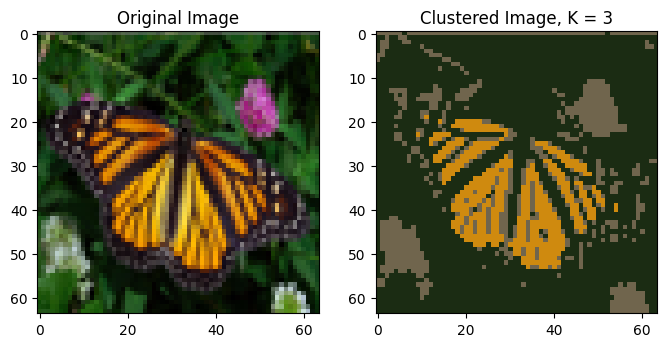
#> input picture Km1.png, 667 x 347 px; its folder holds only this picture in this run
$ python M23CSA003.py
#> lines starting #> are read from the running program, lines starting #| are printed output that depends on the picture
# %%
import PIL.Image as Image
import numpy as np
import os
import matplotlib.pyplot as plt
from sklearn.cluster import KMeans


# %%
def compute_cosine_affinity_matrix(embeddings, type="cosine", sigma=0.1):
    """Compute the affinity matrix from data.

    Note that the range of affinity is [0, 1].

    Args:
            embeddings: numpy array of shape (n_samples, n_features)

    Returns:
            affinity: numpy array of shape (n_samples, n_samples)
    """
    if type == "cosine":
        # Normalize the data.
        l2_norms = np.linalg.norm(embeddings, axis=1)
        embeddings_normalized = embeddings / (l2_norms[:, None] + 1e-6)
        # Compute cosine similarities. Range is [-1,1].
        cosine_similarities = np.matmul(
            embeddings_normalized, np.transpose(embeddings_normalized)
        )
        # Compute the affinity. Range is [0,1].
        # Note that this step is not mentioned in the paper!
        affinity = (cosine_similarities + 1.0) / 2.0

        affinity = affinity - np.identity(affinity.shape[0])
        return affinity
    elif type == "gaussian":
        # Compute the pairwise distance matrix.
        pairwise_distances = np.linalg.norm(
            embeddings[:, None, :] - embeddings[None, :, :], axis=-1
        )
        pairwise_distances = pairwise_distances + np.diag(
            np.inf * np.ones(pairwise_distances.shape[0])
        )

        # Compute the affinity matrix.
        affinity = np.exp(-pairwise_distances / (2.0 * sigma))
        return affinity
    else:
        raise ValueError("Unsupported affinity type.")


class Custom_CV:
    def padding(img, kernelsize, mode="reflect"):
        # padding
        padx = kernelsize[0] - 1
        pady = kernelsize[1] - 1
        padded_img = np.zeros((img.shape[0] + padx, img.shape[1] + pady))
        padded_img[
            padx // 2 : img.shape[0] + padx // 2, pady // 2 : img.shape[1] + pady // 2
        ] = img

        if mode == "reflect":
            if pady > 0:
                padded_img[:, 0 : pady // 2] = padded_img[:, slice(pady // 2, 0, -1)]
                padded_img[:, -pady // 2 :] = padded_img[
                    :, slice(-pady // 2 - 1, -1, 1)
                ]

            if padx > 0:
                padded_img[0 : padx // 2, :] = padded_img[slice(padx // 2, 0, -1), :]
                padded_img[-padx // 2 :, :] = padded_img[
                    slice(-padx // 2 - 1, -1, 1), :
                ]
        elif mode == "zero":
            pass
        return padded_img

    @staticmethod
    def apply_convolution(img, kernel):
        kernelsize_x, kernelsize_y = kernel.shape
        image_height, image_width = img.shape
        padded_img = Custom_CV.padding(img, kernel.shape)
        conv_img = np.zeros_like(img)

        # convolution
        for i in range(kernelsize_x):
            for j in range(kernelsize_y):
                conv_img += (
                    padded_img[i : image_height + i, j : image_width + j] * kernel[i, j]
                )
        return conv_img

    def gaussian_blur(img, ksize, sigma):
        if ksize == 0:
            ksize = 2 * round(4.0 * sigma) + 1

        if sigma == 0:
            sigma = 0.3 * ((ksize - 1) * 0.5 - 1) + 0.8

        kernelx = np.zeros((ksize,))
        for i in range(ksize):
            kernelx[i] = np.exp(-((i - 1) ** 2) / (2 * sigma**2))

        kernelx = kernelx.reshape(1, -1)
        kernely = kernelx.reshape(-1, 1)
        convx = Custom_CV.apply_convolution(img, kernelx)
        convxy = Custom_CV.apply_convolution(convx, kernely)
        return convxy


def crop_diag(affinity: np.ndarray) -> np.ndarray:
    refined_affinity = np.copy(affinity)
    np.fill_diagonal(refined_affinity, 0.0)
    di = np.diag_indices(refined_affinity.shape[0])
    refined_affinity[di] = refined_affinity.max(axis=1)
    return refined_affinity


class RowWiseThreshold:
    """Apply row wise thresholding."""

    def __init__(
        self,
        p_percentile: float = 0.95,
        thresholding_soft_multiplier: float = 0.01,
        thresholding_type="RowMax",
        thresholding_with_binarization: bool = False,
        thresholding_preserve_diagonal: bool = False,
    ):
        self.p_percentile = p_percentile
        self.multiplier = thresholding_soft_multiplier
        if not isinstance(thresholding_type, str):
            raise TypeError("thresholding_type must be a ThresholdType")
        self.thresholding_type = thresholding_type
        self.thresholding_with_binarization = thresholding_with_binarization
        self.thresholding_preserve_diagonal = thresholding_preserve_diagonal

    def refine(self, affinity: np.ndarray) -> np.ndarray:
        # self.check_input(affinity)
        refined_affinity = np.copy(affinity)
        if self.thresholding_preserve_diagonal:
            np.fill_diagonal(refined_affinity, 0.0)
        if self.thresholding_type == "RowMax":
            # Row_max based thresholding
            row_max = refined_affinity.max(axis=1)
            row_max = np.expand_dims(row_max, axis=1)
            is_smaller = refined_affinity < (row_max * self.p_percentile)
        elif self.thresholding_type == "Percentile":
            # Percentile based thresholding
            row_percentile = np.percentile(
                refined_affinity, self.p_percentile * 100, axis=1
            )
            row_percentile = np.expand_dims(row_percentile, axis=1)
            is_smaller = refined_affinity < row_percentile
        else:
            raise ValueError("Unsupported thresholding_type")
        if self.thresholding_with_binarization:
            # For values larger than the threshold, we binarize them to 1
            refined_affinity = (
                np.ones_like((refined_affinity)) * np.invert(is_smaller)
            ) + (refined_affinity * self.multiplier * is_smaller)
        else:
            refined_affinity = (refined_affinity * np.invert(is_smaller)) + (
                refined_affinity * self.multiplier * is_smaller
            )
        if self.thresholding_preserve_diagonal:
            np.fill_diagonal(refined_affinity, 1.0)
        return refined_affinity


class Symmetrize:
    """The Symmetrization operation."""

    def __init__(self, symmetrize_type="Max"):
        self.symmetrize_type = symmetrize_type

    def refine(self, affinity: np.ndarray) -> np.ndarray:
        # self.check_input(affinity)
        if self.symmetrize_type == "Max":
            return np.maximum(affinity, np.transpose(affinity))
        elif self.symmetrize_type == "Average":
            return 0.5 * (affinity + np.transpose(affinity))
        else:
            raise ValueError("Unsupported symmetrize_type.")


class Diffuse:
    """The diffusion operation."""

    def refine(self, affinity: np.ndarray) -> np.ndarray:
        # self.check_input(affinity)
        return np.matmul(affinity, np.transpose(affinity))


class RowWiseNormalize:
    """The row wise max normalization operation."""

    def refine(self, affinity: np.ndarray) -> np.ndarray:
        # self.check_input(affinity)
        refined_affinity = np.copy(affinity)
        row_max = refined_affinity.max(axis=1)
        refined_affinity /= np.expand_dims(row_max, axis=1)
        return refined_affinity


# %%
def RatioCut(
    image: np.ndarray,
    n_clusters=3,
    affinity_type="gaussian",
    sigma=0.5,
    K=5,
    sigma_gaussian_blur=1,
    p_percentile=0.95,
    thresholding_soft_multiplier=0.01,
    thresholding_type="RowMax",
    thresholding_with_binarization: bool = False,
    thresholding_preserve_diagonal: bool = False,
    symmetrize_type="Max",
):
    """
    # RatioCut Clustering

    Note: All the Affine Matrix Refinement Steps taken from the following paper and github:
        paper link: https://google.github.io/speaker-id/publications/LstmDiarization/
        github: https://github.com/wq2012/SpectralCluster

    ## Args:
        image :
            Image to be clustered, shape (height,width,channels)
        n_clusters :
            Number of clusters
        affinity_type :
            Type of affinity matrix, 'cosine' or 'gaussian'
        sigma :
            Sigma for Gaussian Affinity Matrix, if affinity_type is gaussian
        K :
            Number of Eigen Vectors to consider for Clustering
        sigma_gaussian_blur :
            Sigma for Gaussian Blur, range > 0
        p_percentile :
             Percentile for Row Wise Thresholding, range [0,1]
        thresholding_soft_multiplier :
             Multiplier for Soft Thresholding, range > 0
        thresholding_type :
             Type of Thresholding, 'RowMax' or 'Percentile'
        thresholding_with_binarization :
             Binarization after Thresholding, True or False
        thresholding_preserve_diagonal :
             Preserve Diagonal after Thresholding, True or False
        symmetrize_type :
             Type of Symmetrization, 'Max' or 'Average'
    """
    height = image.shape[0]
    width = image.shape[1]
    channels = image.shape[2]
    image = np.array(image, dtype=float)
    image_ravel = image.reshape(height * width, channels)
    affinity = compute_cosine_affinity_matrix(
        image_ravel, type=affinity_type, sigma=sigma
    )

    # affinity Matrix Refinement
    plt.figure(figsize=(16, 16))
    plt.subplot(3, 3, 1)
    plt.imshow(affinity, cmap="gray")
    plt.title(
        f"Affinity Matrix, $ type = {affinity_type} $" + f", $ \\sigma = {sigma} $"
        if affinity_type == "gaussian"
        else ""
    )

    plt.subplot(3, 3, 2)
    affinity = crop_diag(affinity)
    plt.imshow(affinity, cmap="gray")
    plt.title("Affinity Matrix cropped")

    plt.subplot(3, 3, 3)
    affinity = Custom_CV.gaussian_blur(affinity, 0, sigma_gaussian_blur)
    plt.imshow(affinity, cmap="gray")
    plt.title(f"Affinity Matrix blurred, $ \\sigma = {sigma_gaussian_blur} $")

    plt.subplot(3, 3, 4)
    RWT = RowWiseThreshold(
        p_percentile,
        thresholding_soft_multiplier,
        thresholding_type,
        thresholding_with_binarization,
        thresholding_preserve_diagonal,
    )
    affinity = RWT.refine(affinity)
    plt.imshow(affinity, cmap="gray")
    plt.title(
        f"Affinity Matrix thresholded, $ p = {p_percentile} $, $ \\alpha = {thresholding_soft_multiplier} $, \n $ type = {thresholding_type} $, $ binarization = {thresholding_with_binarization} $, $ preserve = {thresholding_preserve_diagonal} $"
    )

    plt.subplot(3, 3, 5)
    sym = Symmetrize(symmetrize_type)
    affinity = sym.refine(affinity)
    plt.imshow(affinity, cmap="gray")
    plt.title("Affinity Matrix symmetrized")

    plt.subplot(3, 3, 6)
    diff = Diffuse()
    affinity = diff.refine(affinity)
    plt.imshow(affinity, cmap="gray")
    plt.title("Affinity Matrix diffused")

    plt.subplot(3, 3, 7)
    RWN = RowWiseNormalize()
    affinity = RWN.refine(affinity)
    plt.imshow(affinity, cmap="gray")
    plt.title("Affinity Matrix normalized")

    # Laplacian Matrix
    D = np.diag(affinity.sum(axis=1))
    # Laplacian  = D - Affinity
    # random_walk Normalized Laplacian = I - D^(-1/2) * Affinity * D^(-1/2)
    Laplacian = np.identity(height * width) - (affinity / np.diagonal(D)[:, None])

    # Spectrum
    eigenvalues, eigenvectors = np.linalg.eigh(Laplacian)
    V_K = eigenvectors[:, :K]

    # Clustering
    kmeans = KMeans(
        n_clusters=n_clusters, random_state=42, n_init="auto", init="k-means++"
    ).fit(V_K)
    clusters = kmeans.labels_.reshape(height, width)
    image_resized_clustered = np.zeros_like(image)

    for i in range(n_clusters):
        image_resized_clustered[clusters == i] = image[clusters == i].mean(axis=0)

    plt.subplot(3, 3, 8)
    plt.imshow(image)
    plt.title("Original Image")
    plt.subplot(3, 3, 9)
    plt.imshow(image_resized_clustered)
    plt.title("Clustered Image, K = " + str(n_clusters))
    plt.show()


# %% [markdown]
# # RatioCut Clustering

# %%
config_dict = {
    "affinity_type": ["cosine", "gaussian"],
    "sigma": [0.1, 0.5, 1],
    "K": [5, 10, 20],
    "sigma_gaussian_blur": [0.1, 0.5, 1],
    "p_percentile": [0.95, 0.99],
    "thresholding_soft_multiplier": [0.01, 0.1],
    "thresholding_type": ["RowMax", "Percentile"],
    "thresholding_with_binarization": [True, False],
    "thresholding_preserve_diagonal": [True, False],
    "symmetrize_type": ["Max", "Average"],
}
import itertools

keys, values = zip(*config_dict.items())
experiments = [dict(zip(keys, v)) for v in itertools.product(*values)]
np.random.shuffle(experiments)
print(f"Total Possible Experiments:  {len(experiments)}")


# %% [markdown]
# ## 3 - clusters

# %%

images_dir = "./"
images_list = [
    os.path.join(images_dir, i)
    for i in os.listdir(images_dir)
    if (i.endswith(".jpg") or i.endswith(".png"))
]

run_experiments = 5
print(f"Running {run_experiments} experiments on each image")
resize_height = 64
resize_width = 64

for image_path in images_list:
    print(f"Image Path: {image_path}")
    image = Image.open(image_path)
#> image is the input picture: PIL image 667x347 RGBA; mean R, G, B, A 119.2, 120.5, 95.8, 255
    plt.imshow(image)
    plt.show()
    image_resized = image.resize((resize_width, resize_height))
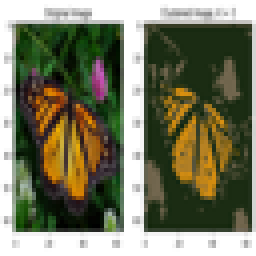
#> image_resized: PIL image 64x64 RGBA (shown 4 times larger); mean R, G, B, A 118.8, 120.1, 95.4, 255
    image_resized = np.asarray(image_resized).astype(float) / 255.0
#> image_resized: shape (64, 64, 4) float64
    for i in range(run_experiments):
        print(f"Experiment {i+1}")
        experiment = experiments[i]
        print(experiment)
#> (the run stopped early here; a loop or call above may not have finished)
